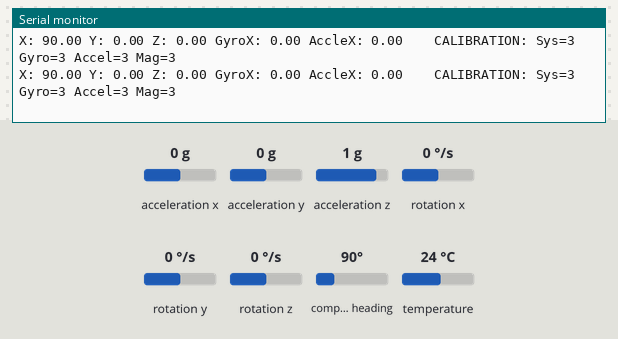
This sketch was run on a simulated ESP32. Shown: the last lines printed to the serial monitor. The test bench sets the inputs (shaded band); at power-on: acceleration x 0 g, acceleration y 0 g, acceleration z 1 g, compass heading 90°, rotation x 0 °/s, rotation y 0 °/s, rotation z 0 °/s, temperature 24 °C.

Above: at 2.2 s.
2.3 s: acceleration x set to -1.4 g
At 2.4 s:
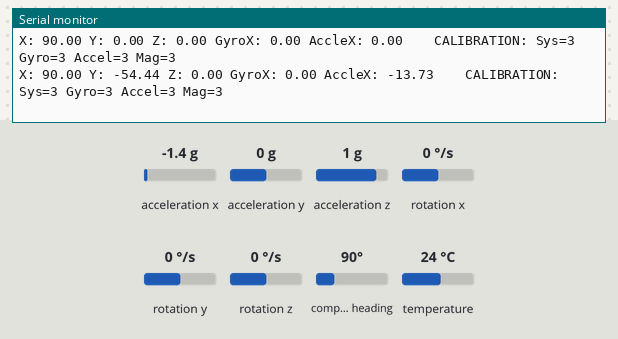
3.8 s: acceleration y set to -1.4 g
At 3.9 s:
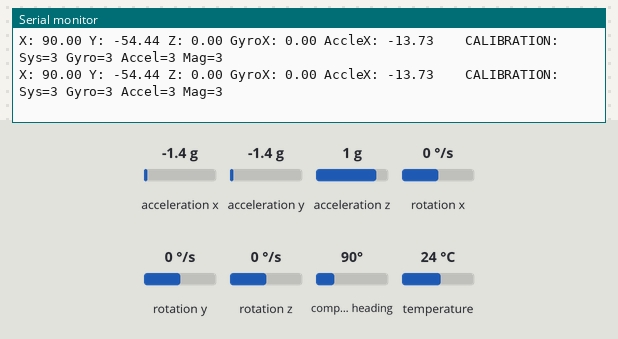
6.8 s: acceleration x set to 0.8 g
At 6.8 s:
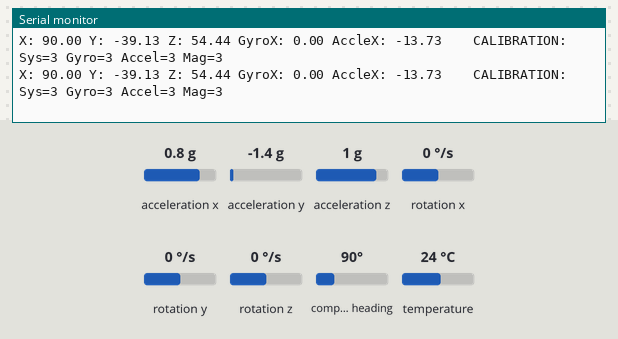
9.8 s: acceleration z set to -1.4 g
At 9.8 s:
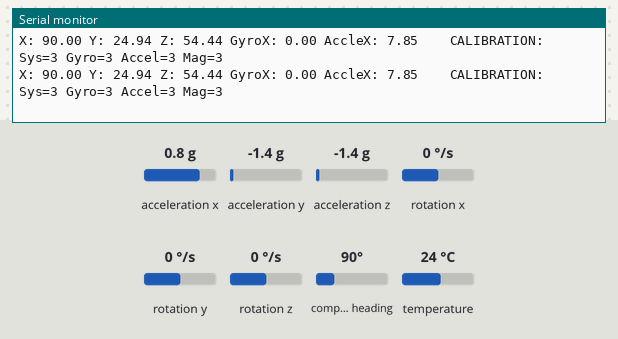
12.8 s: compass heading set to 7°
At 12.8 s:
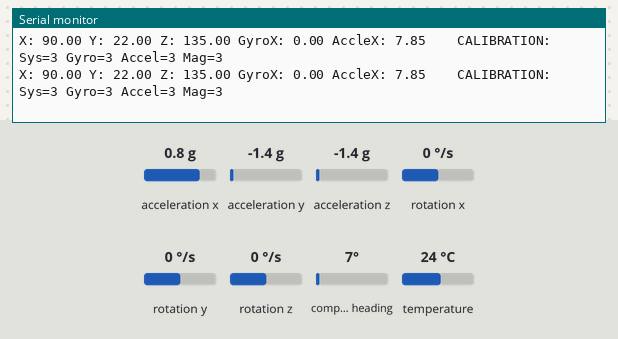
Timing chart, 0 to 15.8 s (numbered marks = the images above; inputs shaded):
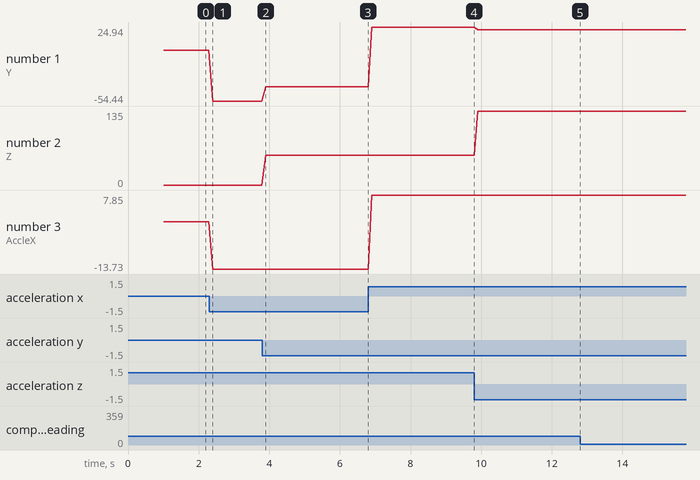

The sketch:

BNO055.ino
```cpp
/*
06052024 test bno met lolin32 via SDA 21 SCL 22 en 0c29
  */

#include <Wire.h>
#include <Adafruit_Sensor.h>
#include <Adafruit_BNO055.h>
#include <utility/imumaths.h>

/* This driver reads raw data from the BNO055

   Connections
   ===========
   Connect SCL to analog 5
   Connect SDA to analog 4
   Connect VDD to 3.3V DC
   Connect GROUND to common ground

   History
   =======
   2015/MAR/03  - First release (KTOWN)
*/

/* Set the delay between fresh samples */
#define BNO055_SAMPLERATE_DELAY_MS (100)

// Check I2C device address and correct line below (by default address is 0x29 or 0x28)
//                                   id, address
Adafruit_BNO055 bno = Adafruit_BNO055(-1, 0x29, &Wire);

/**************************************************************************/
/*
    Arduino setup function (automatically called at startup)
*/
/**************************************************************************/
void setup(void)
{
  Serial.begin(115200);

  while (!Serial) delay(10);  // wait for serial port to open!

  Serial.println("Orientation Sensor Raw Data Test"); Serial.println("");

  /* Initialise the sensor */
  if(!bno.begin())
  {
    /* There was a problem detecting the BNO055 ... check your connections */
    Serial.print("Ooops, no BNO055 detected ... Check your wiring or I2C ADDR!");
    while(1);
  }

  delay(1000);

  /* Display the current temperature */
  int8_t temp = bno.getTemp();
  Serial.print("Current Temperature: ");
  Serial.print(temp);
  Serial.println(" C");
  Serial.println("");

  bno.setExtCrystalUse(true);

  Serial.println("Calibration status values: 0=uncalibrated, 3=fully calibrated");
}

/**************************************************************************/
/*
    Arduino loop function, called once 'setup' is complete (your own code
    should go here)
*/
/**************************************************************************/
void loop(void)
{
  // Possible vector values can be:
  // - VECTOR_ACCELEROMETER - m/s^2
  // - VECTOR_MAGNETOMETER  - uT
  // - VECTOR_GYROSCOPE     - rad/s
  // - VECTOR_EULER         - degrees
  // - VECTOR_LINEARACCEL   - m/s^2
  // - VECTOR_GRAVITY       - m/s^2
  imu::Vector<3> euler = bno.getVector(Adafruit_BNO055::VECTOR_EULER);
  imu::Vector<3> gyrox = bno.getVector(Adafruit_BNO055::VECTOR_GYROSCOPE);
  imu::Vector<3> accelx = bno.getVector(Adafruit_BNO055::VECTOR_ACCELEROMETER);
  /* Display the floating point data */
  Serial.print("X: ");
  Serial.print(euler.x());
  Serial.print(" Y: ");
  Serial.print(euler.y());
  Serial.print(" Z: ");
  Serial.print(euler.z());
  Serial.print(" GyroX: ");
  Serial.print(gyrox.x());
  Serial.print(" AccleX: ");
  Serial.print(accelx.x());
  Serial.print("\t\t");

  /*
  // Quaternion data
  imu::Quaternion quat = bno.getQuat();
  Serial.print("qW: ");
  Serial.print(quat.w(), 4);
  Serial.print(" qX: ");
  Serial.print(quat.x(), 4);
  Serial.print(" qY: ");
  Serial.print(quat.y(), 4);
  Serial.print(" qZ: ");
  Serial.print(quat.z(), 4);
  Serial.print("\t\t");
  */

  /* Display calibration status for each sensor. */
  uint8_t system, gyro, accel, mag = 0;
  bno.getCalibration(&system, &gyro, &accel, &mag);
  Serial.print("CALIBRATION: Sys=");
  Serial.print(system, DEC);
  Serial.print(" Gyro=");
  Serial.print(gyro, DEC);
  Serial.print(" Accel=");
  Serial.print(accel, DEC);
  Serial.print(" Mag=");
  Serial.println(mag, DEC);

  delay(BNO055_SAMPLERATE_DELAY_MS);
}
```

Measured:
- after the input at 2.3 s, the serial monitor: prints a new line after 0.10 s (image 1)
- plotted number 1: 0 → -54.44 after the input at 2.3 s, -54.44 → -39.13 after the input at 3.8 s, -39.13 → 24.94 after the input at 6.8 s, 24.94 → 22 after the input at 9.8 s
- plotted number 2: 0 → 54.44 after the input at 3.8 s, 54.44 → 135 after the input at 9.8 s
- plotted number 3: 0 → -13.73 after the input at 2.3 s, -13.73 → 7.85 after the input at 6.8 s
